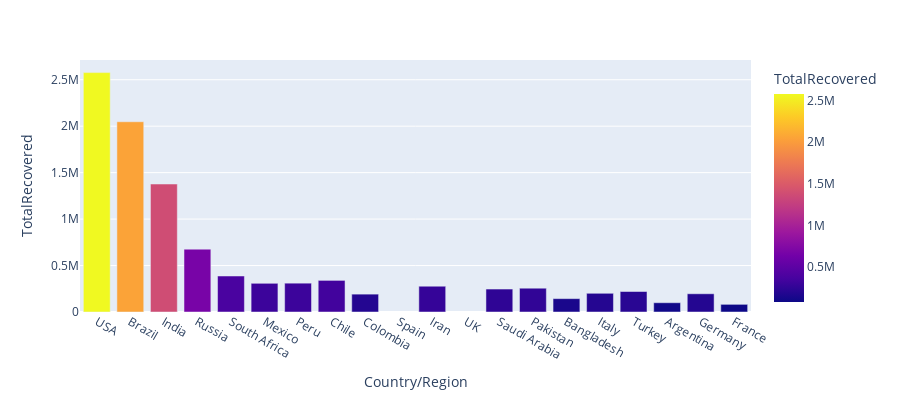

Notebook code for this chart:
### Code cell
ex.bar(covid.head(20),x='Country/Region',y='TotalRecovered',color='TotalRecovered',height=400,hover_data=['Country/Region','Continent'])

### Figure 1 — Plotly figure (JSON) as saved in the notebook; plotly's stock layout.template omitted (floating-point values rounded to 4 significant figures)
{"data": [{"alignmentgroup": "True", "customdata": [["USA", "North America"], ["Brazil", "South America"], ["India", "Asia"], ["Russia", "Europe"], ["South Africa", "Africa"], ["Mexico", "North America"], ["Peru", "South America"], ["Chile", "South America"], ["Colombia", "South America"], ["Spain", "Europe"], ["Iran", "Asia"], ["UK", "Europe"], ["Saudi Arabia", "Asia"], ["Pakistan", "Asia"], ["Bangladesh", "Asia"], ["Italy", "Europe"], ["Turkey", "Asia"], ["Argentina", "South America"], ["Germany", "Europe"], ["France", "Europe"]], "hovertemplate": "Country/Region=%{customdata[0]}<br>TotalRecovered=%{marker.color}<br>Continent=%{customdata[1]}<extra></extra>", "legendgroup": "", "marker": {"color": [2576668, 2047660, 1377384, 676357, 387316, 308848, 310337, 340168, 192355, null, 277463, null, 247089, 256058, 143824, 201323, 220546, 99852, 196200, 82460], "coloraxis": "coloraxis"}, "name": "", "offsetgroup": "", "orientation": "v", "showlegend": false, "textposition": "auto", "type": "bar", "x": ["USA", "Brazil", "India", "Russia", "South Africa", "Mexico", "Peru", "Chile", "Colombia", "Spain", "Iran", "UK", "Saudi Arabia", "Pakistan", "Bangladesh", "Italy", "Turkey", "Argentina", "Germany", "France"], "xaxis": "x", "y": [2576668, 2047660, 1377384, 676357, 387316, 308848, 310337, 340168, 192355, null, 277463, null, 247089, 256058, 143824, 201323, 220546, 99852, 196200, 82460], "yaxis": "y"}], "layout": {"barmode": "relative", "coloraxis": {"colorbar": {"title": {"text": "TotalRecovered"}}, "colorscale": [[0, "#0d0887"], [0.1111, "#46039f"], [0.2222, "#7201a8"], [0.3333, "#9c179e"], [0.4444, "#bd3786"], [0.5556, "#d8576b"], [0.6667, "#ed7953"], [0.7778, "#fb9f3a"], [0.8889, "#fdca26"], [1, "#f0f921"]]}, "height": 400, "legend": {"tracegroupgap": 0}, "margin": {"t": 60}, "xaxis": {"anchor": "y", "domain": [0, 1], "title": {"text": "Country/Region"}}, "yaxis": {"anchor": "x", "domain": [0, 1], "title": {"text": "TotalRecovered"}}}}
